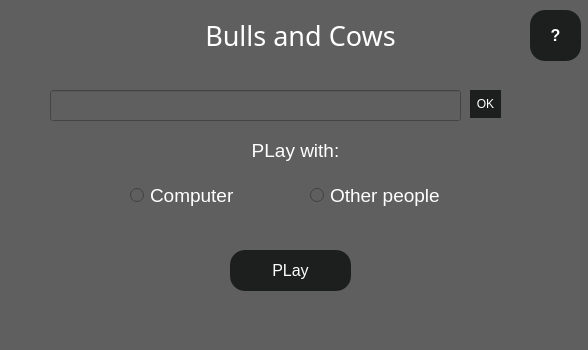
<?xml version="1.0" encoding="UTF-8"?>
<ui version="4.0">
 <class>MainWindow</class>
 <widget class="QMainWindow" name="MainWindow">
  <property name="geometry">
   <rect>
    <x>0</x>
    <y>0</y>
    <width>588</width>
    <height>350</height>
   </rect>
  </property>
  <property name="sizePolicy">
   <sizepolicy hsizetype="Fixed" vsizetype="Fixed">
    <horstretch>0</horstretch>
    <verstretch>0</verstretch>
   </sizepolicy>
  </property>
  <property name="focusPolicy">
   <enum>Qt::WheelFocus</enum>
  </property>
  <property name="windowTitle">
   <string>MainWindow</string>
  </property>
  <property name="styleSheet">
   <string notr="true">QMainWindow {
	background-color:rgb(95, 95, 95);
	color:rgb(255, 255, 255);
}
QWidget {
	background-color:rgb(95, 95, 95);
	color:rgb(255, 255, 255);
}
QPushButton{
	border-radius:15px;
	background-color:rgb(29, 31, 30);
}
QPushButton:hover{
	background-color:rgb(200, 200, 200);
}
</string>
  </property>
  <property name="tabShape">
   <enum>QTabWidget::Rounded</enum>
  </property>
  <widget class="QWidget" name="centralwidget">
   <widget class="QLabel" name="label">
    <property name="geometry">
     <rect>
      <x>140</x>
      <y>10</y>
      <width>321</width>
      <height>51</height>
     </rect>
    </property>
    <property name="font">
     <font>
      <family>MV Boli</family>
      <pointsize>20</pointsize>
     </font>
    </property>
    <property name="text">
     <string>Bulls and Cows</string>
    </property>
    <property name="textFormat">
     <enum>Qt::RichText</enum>
    </property>
    <property name="alignment">
     <set>Qt::AlignCenter</set>
    </property>
   </widget>
   <widget class="QLineEdit" name="nickName">
    <property name="enabled">
     <bool>true</bool>
    </property>
    <property name="geometry">
     <rect>
      <x>50</x>
      <y>90</y>
      <width>411</width>
      <height>31</height>
     </rect>
    </property>
    <property name="text">
     <string/>
    </property>
   </widget>
   <widget class="QPushButton" name="pushButton">
    <property name="geometry">
     <rect>
      <x>530</x>
      <y>10</y>
      <width>51</width>
      <height>51</height>
     </rect>
    </property>
    <property name="minimumSize">
     <size>
      <width>0</width>
      <height>1</height>
     </size>
    </property>
    <property name="font">
     <font>
      <pointsize>12</pointsize>
      <weight>75</weight>
      <bold>true</bold>
     </font>
    </property>
    <property name="text">
     <string>?</string>
    </property>
   </widget>
   <widget class="QLabel" name="label_2">
    <property name="geometry">
     <rect>
      <x>180</x>
      <y>130</y>
      <width>231</width>
      <height>41</height>
     </rect>
    </property>
    <property name="font">
     <font>
      <pointsize>14</pointsize>
     </font>
    </property>
    <property name="text">
     <string>PLay with:</string>
    </property>
    <property name="alignment">
     <set>Qt::AlignCenter</set>
    </property>
   </widget>
   <widget class="QRadioButton" name="radioComputer">
    <property name="enabled">
     <bool>false</bool>
    </property>
    <property name="geometry">
     <rect>
      <x>130</x>
      <y>180</y>
      <width>151</width>
      <height>31</height>
     </rect>
    </property>
    <property name="sizePolicy">
     <sizepolicy hsizetype="Minimum" vsizetype="Fixed">
      <horstretch>0</horstretch>
      <verstretch>0</verstretch>
     </sizepolicy>
    </property>
    <property name="font">
     <font>
      <pointsize>14</pointsize>
     </font>
    </property>
    <property name="layoutDirection">
     <enum>Qt::LeftToRight</enum>
    </property>
    <property name="text">
     <string>Computer</string>
    </property>
   </widget>
   <widget class="QRadioButton" name="radioPeople">
    <property name="enabled">
     <bool>false</bool>
    </property>
    <property name="geometry">
     <rect>
      <x>310</x>
      <y>180</y>
      <width>161</width>
      <height>31</height>
     </rect>
    </property>
    <property name="sizePolicy">
     <sizepolicy hsizetype="Minimum" vsizetype="Fixed">
      <horstretch>0</horstretch>
      <verstretch>0</verstretch>
     </sizepolicy>
    </property>
    <property name="font">
     <font>
      <pointsize>14</pointsize>
     </font>
    </property>
    <property name="layoutDirection">
     <enum>Qt::LeftToRight</enum>
    </property>
    <property name="text">
     <string>Other people</string>
    </property>
   </widget>
   <widget class="QPushButton" name="play">
    <property name="enabled">
     <bool>false</bool>
    </property>
    <property name="geometry">
     <rect>
      <x>230</x>
      <y>250</y>
      <width>121</width>
      <height>41</height>
     </rect>
    </property>
    <property name="font">
     <font>
      <pointsize>12</pointsize>
     </font>
    </property>
    <property name="text">
     <string>PLay</string>
    </property>
   </widget>
   <widget class="QPushButton" name="ok">
    <property name="geometry">
     <rect>
      <x>470</x>
      <y>90</y>
      <width>31</width>
      <height>28</height>
     </rect>
    </property>
    <property name="text">
     <string>OK</string>
    </property>
   </widget>
  </widget>
  <widget class="QStatusBar" name="statusbar"/>
 </widget>
 <resources/>
 <connections/>
</ui>
